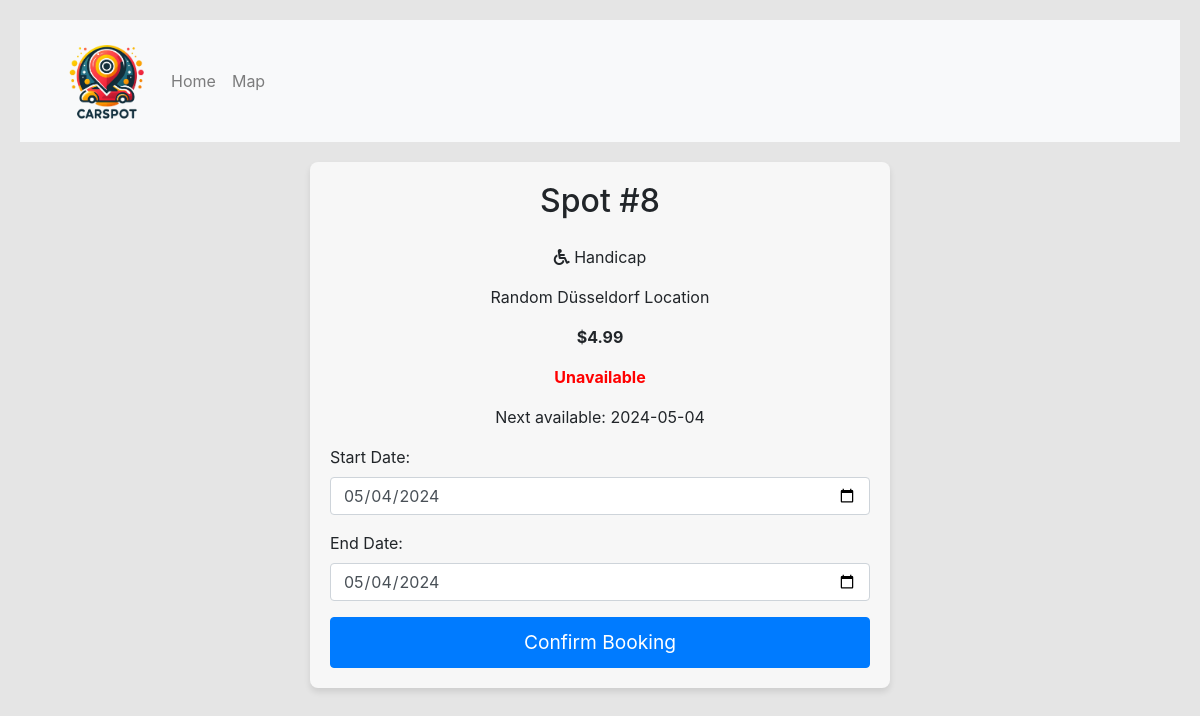
Before: /book/8 with the older database file.
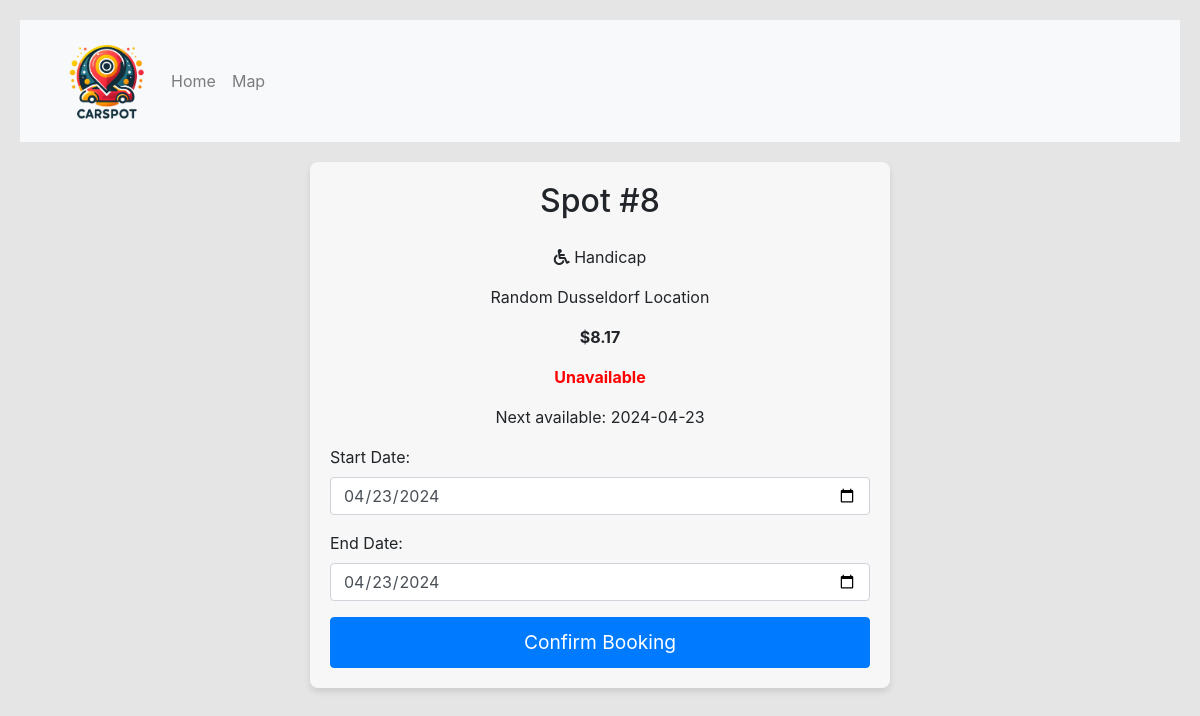
After: the same page with the newer database file.
### tables this page shows
CREATE TABLE parking_spots (
        id INTEGER PRIMARY KEY AUTOINCREMENT,
        location TEXT,
        type TEXT,
        price REAL,
        lat REAL,
        lng REAL
    );

### app.py (the view)
@app.route('/book/<int:spot_id>', methods=['GET'])
def book(spot_id):
    conn = get_db_connection()
    spot_row = conn.execute('SELECT id, location, type, price FROM parking_spots WHERE id = ?', (spot_id,)).fetchone()
    if not spot_row:
        return "Spot not found", 404
    spot_details = {key: spot_row[key] for key in spot_row.keys()}
    spot_details['price'] = "{:.2f}".format(spot_details['price'])
    available, next_available_date = get_next_available_date(conn, spot_id)
    conn.close()
    now = datetime.now()
    today = datetime.today().strftime('%Y-%m-%d')
    default_end_date = now + timedelta(hours=24)
    formatted_default_start_date = now.strftime('%Y-%m-%d')
    formatted_default_end_date = default_end_date.strftime('%Y-%m-%d')
    formatted_max_date = (now + timedelta(days=3)).strftime('%Y-%m-%d')
    start_date = request.args.get('start_date', formatted_default_start_date)
    end_date = request.args.get('end_date', formatted_default_end_date)
    if not available:
        min_end_date = datetime.strptime(next_available_date, '%Y-%m-%d') + timedelta(days=1)
    else:
        min_end_date = datetime.strptime(start_date, '%Y-%m-%d') + timedelta(days=1)
    formatted_min_end_date = min_end_date.strftime('%Y-%m-%d')
    conn.close()
    return render_template(
        'book.html',
        spot=spot_details,
        available=available,
        today=today,
        default_start_date=formatted_default_start_date,
        default_end_date=formatted_default_end_date,
        min_end_date=formatted_min_end_date,
        max_date=formatted_max_date,
        next_available_date=next_available_date,
        start_date=start_date,
        end_date=end_date
    )

### app.py (called while the page is built)
def get_fontawesome_class(spot_type):
    return {
        'standard': 'fas fa-car',
        'electric': 'fas fa-charging-station',
        'handicap': 'fas fa-wheelchair'
    }.get(spot_type.lower(), 'fas fa-parking')  # Include the 'fas' prefix for default

def get_db_connection():
    conn = sqlite3.connect('parking.db')
    conn.row_factory = sqlite3.Row  # This enables column access by name: row['column_name']
    return conn

### init_db.py (called while the page is built)
def get_next_available_date(conn, spot_id):
    booking_row = conn.execute('SELECT end_date FROM bookings WHERE spot_id = ? ORDER BY end_date DESC LIMIT 1', (spot_id,)).fetchone()
    if booking_row:
        last_end_date = datetime.strptime(booking_row['end_date'], '%Y-%m-%d %H:%M:%S')
        if datetime.now() < last_end_date:
            return False, (last_end_date + timedelta(days=1)).strftime('%Y-%m-%d')
    return True, None

### templates/book.html (shortened to what this page needs)
<!DOCTYPE html>
<html lang="en">
<head>
    <link href="https://stackpath.bootstrapcdn.com/bootstrap/4.5.2/css/bootstrap.min.css" rel="stylesheet">
    <link href="https://cdnjs.cloudflare.com/ajax/libs/font-awesome/5.15.1/css/all.min.css" rel="stylesheet">
    <link rel="stylesheet" href="/static/css/book.css" />
</head>
<body>
    <div class="header-container">
        <nav class="navbar navbar-expand-lg navbar-light bg-light">
            <div class="container">
                <a class="navbar-brand" href="/">
                    <img src="../static/images/index_img/logo.png" alt="CarSpot Logo">
                </a>
                <div class="collapse navbar-collapse" id="navbarNavDropdown">
                    <ul class="navbar-nav ml-auto">
                        <li class="nav-item">
                            <a class="nav-link" href="/index">Home</a>
                        </li>
                        <li class="nav-item">
                            <a class="nav-link" href="/map">Map</a>
                        </li>
                    </ul>
                </div>
            </div>
        </nav>
    </div>
    <div class="booking-form">
        <div class="spot-details">
            <div class="container-fluid">
                <div class="row justify-content-center">
                    <div class="col-12 col-md-8">
                        <div class="text-center">
                            <h2>Spot #{{ spot['id'] }}</h2>
                            <p><i class="{{ get_fontawesome_class(spot['type']) }}" aria-hidden="true"></i> {{ spot['type'] }}</p>
                            <p>{{ spot['location'] }}</p>
                            <p><strong>${{ spot['price'] }}</strong></p>
                            <p><strong style="color: {{ 'green' if available else 'red' }}">{{ 'Available' if available else 'Unavailable' }}</strong></p>
                            {% if not available %}
                            <p>Next available: {{ next_available_date }}</p>
                            {% endif %}
                        </div>
                    </div>
                </div>
            </div>
            <form action="{{ url_for('confirm_booking') }}" method="post">
                <div class="form-group">
                    <label for="startDate">Start Date:</label>
                    <input type="date" id="startDate" name="start_date" class="form-control"
                           value="{{ next_available_date if not available else start_date }}"
                           min="{{ next_available_date if not available else today }}">
                </div>
                <div class="form-group">
                    <label for="endDate">End Date:</label>
                    <input type="date" id="endDate" name="end_date" class="form-control"
                           value="{{ next_available_date if not available else end_date }}"
                           min="{{ next_available_date if not available else today }}">
                </div>
                <button type="submit" class="btn btn-primary confirm-btn" {{ 'disabled' if not available }}>Confirm Booking</button>
            </form>
        </div>
</body>
</html>

### static/css/book.css (style rules this page uses)
body { padding: 20px; background-color: #e5e5e5; }
.booking-form { max-width: 50%; margin: 0 auto; background: #f7f7f7; padding: 20px; border-radius: 8px; box-shadow: 0 4px 6px rgba(0, 0, 0, 0.1); }
.booking-form h2 { text-align: center; margin-bottom: 25px; }
.booking-form p { white-space: normal; overflow: hidden; text-overflow: ellipsis; }
.booking-form .confirm-btn { width: 100%; padding: 10px; font-size: 1.2em; }
.navbar-brand { display: flex; align-items: center; gap: 10px; }
.navbar-brand img { height: auto; max-height: 80px; width: auto; }
.header-container { display: flex; justify-content: space-between; align-items: center; background-color: #f8f9fa; padding: 0.5rem 1rem; width: 100%; margin-bottom: 20px; }
.navbar { flex-grow: 0; flex-shrink: 0; }

Changed rows visible on the page:
changed parking_spots "Handicap": location "Random Düsseldorf Location" → "Random Dusseldorf Location"; price "4.99" → "8.17"
Other visible differences:
{{ next_available_date }}: "2024-05-04" → "2024-04-23"
form field start_date: "05/04/2024" → "04/23/2024"
form field end_date: "05/04/2024" → "04/23/2024"
